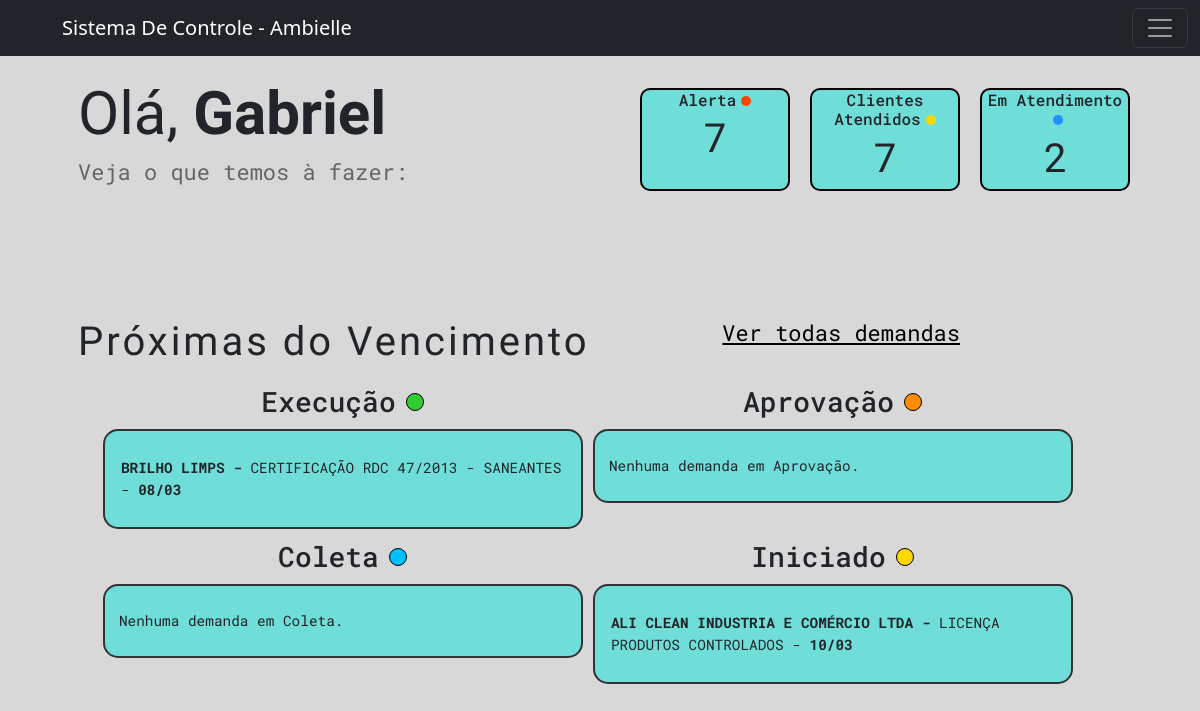
Before: /ambielle/ (signed in) with the older database file.
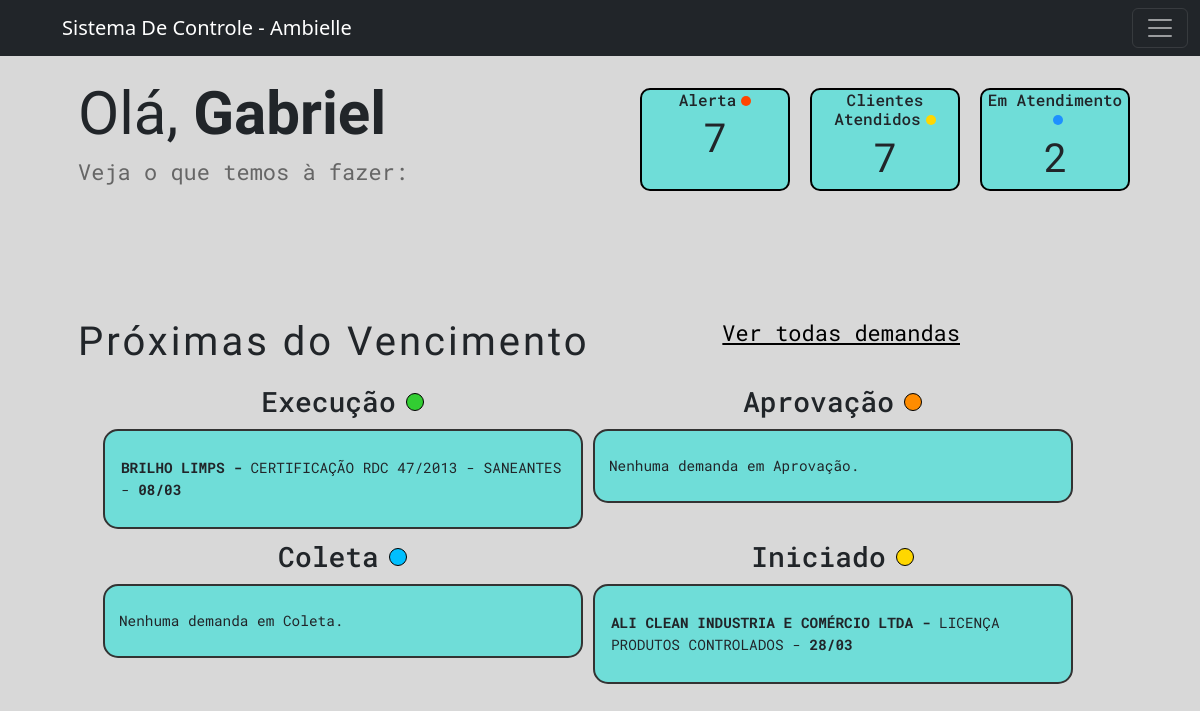
After: the same page with the newer database file.
### workflow/models.py (models this page shows, shortened)
class Tarefa(models.Model):
    STATUS_CHOICES = [
        ('Iniciado', 'Iniciado'),
        ('Coleta De Informações', 'Coleta de Informações'),
        ('Execucao', 'Execução'),
        ('Aprovação Cliente', 'Aprovação Cliente'),
        ('Concluído', 'Concluído'),
        ('Encerrado', 'Encerrado'),
    ]
    tipo_servico = models.ForeignKey(TipoServico, on_delete=models.CASCADE, related_name="tarefas")
    cliente = models.ForeignKey(Cliente, on_delete=models.CASCADE)
    status = models.CharField(max_length=50, choices=STATUS_CHOICES, default='iniciado')
    data_inicio = models.DateField(default=timezone.now)
    prazo_final = models.DateField(null=True, blank=True)
    observacoes = models.TextField(blank=True, null=True)
    valor_total_servico = models.DecimalField(max_digits=10, decimal_places=2, blank=True, null=True)

class Cliente(models.Model):
    nome = models.CharField(max_length=255)
    endereco = models.CharField(max_length=255)
    numero = models.IntegerField(null=True)
    bairro = models.CharField(max_length=255, blank=True, null=True)
    razao_social = models.CharField(max_length=255, blank=True, null=True)
    telefone = models.CharField(max_length=15)
    email = models.EmailField()
    contato_principal = models.CharField(max_length=255)
    contato_secundario = models.CharField(max_length=255, blank=True, null=True)
    proposta_link = models.URLField(blank=True, null=True)
    cnpj = models.CharField(max_length=15)
    def __str__(self):
        return f"{self.nome}"

class TipoServico(models.Model):
    nome = models.CharField(max_length=50, unique=True)
    orgao = models.CharField(max_length=50, blank=True)
    def __str__(self):
        return f"{self.nome}"

### workflow/views/getPage.py (the view)
# urls.py: path('ambielle/', views.index, name='index'),
@login_required(login_url='workflow:login')
def index(request):
    title = 'Home'
    if request.method == 'POST':
        form = SuporteForm(request.POST)
        if form.is_valid():
            form.save()
            return redirect('workflow:index')  # Redireciona para uma lista de suporte após sucesso
    else:
        form = SuporteForm()
    limite = datetime.today().date() + timedelta(days=30)  # Licenças vencendo nos próximos 30 dias
    licencas_proximas = Licenca.objects.filter(data_vencimento__lte=limite)
    clientes = Cliente.objects.count()
    form = CreateTarefaForm()
    status_choices = Tarefa.STATUS_CHOICES
    hoje = timezone.now().date()
    data_limite = hoje + timedelta(days=450)
    demandas_execucao = Tarefa.objects.filter(status='Execucao', prazo_final__lte=data_limite).order_by('prazo_final')
    demandas_aprovacao = Tarefa.objects.filter(status='Aprovação Cliente', prazo_final__lte=data_limite).order_by('prazo_final')
    demandas_coleta = Tarefa.objects.filter(status='Coleta De Informações', prazo_final__lte=data_limite).order_by('prazo_final')
    demandas_iniciado = Tarefa.objects.filter(status='Iniciado', prazo_final__lte=data_limite).order_by('prazo_final')
    tarefas_em_aberto = (
        demandas_aprovacao.count() +
        demandas_coleta.count() +
        demandas_execucao.count() +
        demandas_iniciado.count()
    )
    context ={
        'form': form,
        'title': title,
        'demandas_execucao': demandas_execucao,
        'demandas_aprovacao': demandas_aprovacao,
        'demandas_coleta': demandas_coleta,
        'demandas_iniciado': demandas_iniciado,
        'clientes': clientes,
        'tarefas_em_aberto': tarefas_em_aberto,
        'licencas': licencas_proximas,
        'status_choices': status_choices
    }
    return render(
        request,
        'workflow/home.html',
        context,
    )

### workflow/templates/workflow/home.html (shortened to what the changed rows need)
{% extends 'global/base.html' %}
{% block content %}
  <main>
    <section>
      <div class="saudacao-container">
        <div class="saudacao">
          <h1>Olá, <strong>{{ user.first_name }}</strong></h1>
        </div>
        <div class="alertas">
          <div class="cardHome" id="alertCard">
            <h2>Alerta<span class="dot orange"></span></h2>
          </div>
          <div class="cardHome">
            <h2>Clientes Atendidos<span class="dot yellow"></span></h2>
          </div>
          <div class="cardHome">
            <h2>Em Atendimento<span class="dot blue"></span></h2>
          </div>
        </div>
      </div>
    </section>
    <section>
      <div class="demand-container">
        <div class="prox-demanda">
          <div class="principal">
            <h2>Próximas do Vencimento</h2>
          </div>
        </div>
        <div class="demand-cards-wrapper">
          <div class="demand-cards-status">
            <div class="demand-card">
              {% for demanda in demandas_iniciado %}
                <div class="tarefa-clicavel" data-id="{{ demanda.id }}" data-status="{{ demanda.status }}">
                  <p>
                    <strong>{{ demanda.cliente|upper }} - </strong>{{ demanda.tipo_servico }} -
                    <strong>{{ demanda.prazo_final|date:'d/m' }}</strong>
                  </p>
                </div>
              {% empty %}
                <p>Nenhuma demanda Iniciada.</p>
              {% endfor %}
            </div>
          </div>
        </div>
      </div>
    </section>
  </main>
{% endblock %}

Changed rows visible on the page:
changed Tarefa "ALI CLEAN INDUSTRIA E COMÉRCIO LTDA": prazo_final "10/03" → "28/03"
